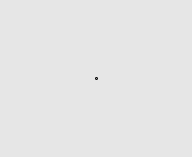
Frame 1 (no input)
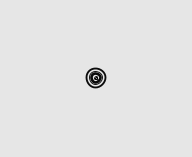
Frame 60 (the mouse pressed at the canvas centre just before this capture)
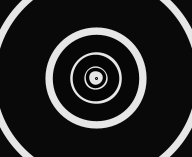
Frame 120 (the mouse held since frame 60 and released just before this capture)

The Processing sketch that drew these frames (run headless with seeded random() and noise(); from frame 60 on, the mouse is pressed at the canvas centre):

// Processing sketch: processing_18201
// ── processing_18201.pde


/*
TUNELES 0.1
Prototipo para Encuentro 26K
Medialab Prado Madrid
http://wiki.medialab-prado.es/index.php/26k_pixeles
Marco A. Velasco
*/

// contador de tiempo
float i=1;
// base de calculo para el color
float j=1;
// gris de fondo
int fondoC = 230;

void setup(){
size(192,157);
background(255);
smooth();

}

void draw(){

  // cada paso desde i = 1 hasta i = 33*width es un "tunel"
  // a velocidad creciente (x 1.05)
  // en vez de i++ que seria a velocidad constante
  if (i<=33*width) {
    i=1.05*i;
      }
   else{ i=1;
   
  // al finalizar el tunel calcula 
  // una nueva base de calculo para el color
    j = random(1,20);}

    // pinta el fondo para no ver el fotograma anterior
    background(fondoC);   
    // rellena cada circulo del color del fondo
    fill(fondoC);
    
    // dibuja circulos del tunel
    // probablemente se pudiese meter un "if" para no dibujar uno a uno
    // color = base de calculo / numero distinto para cada circulo
    // grosor de linea = paso i / numero distinto para cada circulo
    // tamaño = paso i / numero distinto para cada circulo
    stroke(j*12);
    strokeWeight(i/10);
    ellipse (width/2, height/2, i, i);
    stroke(j*10);
    strokeWeight(i/20);
    ellipse (width/2, height/2, i/1.5, i/1.5);
    stroke(j*9);
    strokeWeight(i/7);
    ellipse (width/2, height/2, i/2.3, i/2.3);
    stroke(j*7);
    strokeWeight(i/20);
    ellipse (width/2, height/2, i/5, i/5);
    stroke(j*5);
    strokeWeight(i/30);
    ellipse (width/2, height/2, i/10, i/10);
    stroke(j*3);
    strokeWeight(i/100);
    ellipse (width/2, height/2, i/20, i/20);
    stroke(j*2);
    
    // dibuja punto central
    strokeWeight(1);
    ellipse (width/2, height/2, 2, 2);    
  
} 
                
